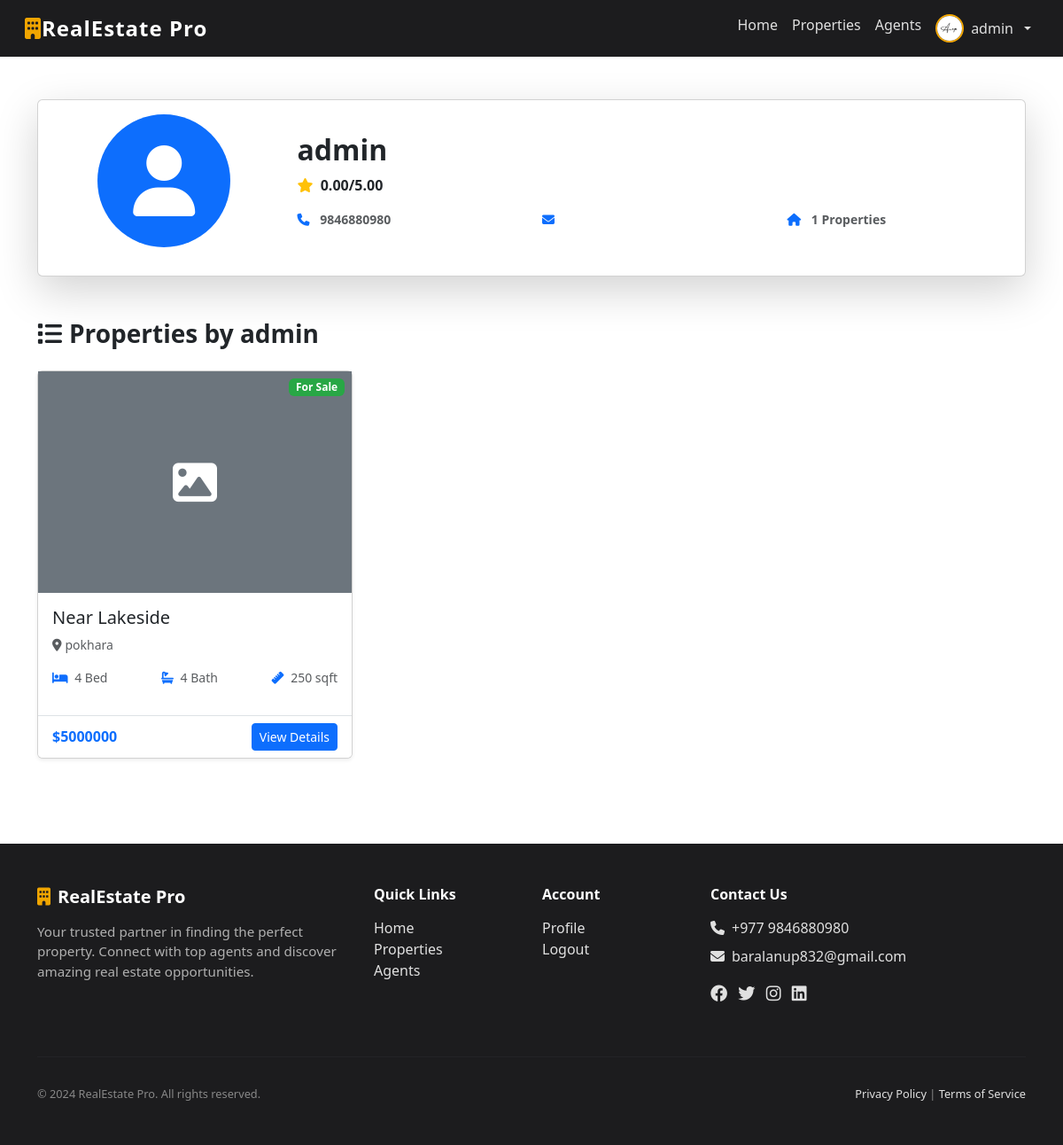
/agents/1/ (signed in), run on the app's committed database.
### users/models.py (models this page shows, shortened)
class User(AbstractUser):
    ROLE_CHOICES = (
        ('admin', 'Admin'),
        ('agent', 'Agent'),
        ('buyer', 'Buyer'),
    )
    role = models.CharField(max_length=10, choices=ROLE_CHOICES)
    profile_photo = models.ImageField(upload_to='profile_photos/', null=True, blank=True, help_text="Upload your profile photo")

### agents/models.py (models this page shows, shortened)
class Agent(models.Model):
    user = models.OneToOneField(settings.AUTH_USER_MODEL, on_delete=models.CASCADE)
    phone = models.CharField(max_length=20)
    profile_image = models.ImageField(upload_to='agents/', null=True, blank=True)
    bio = models.TextField(blank=True)
    rating = models.DecimalField(max_digits=3, decimal_places=2, default=0.0)
    created_at = models.DateTimeField(auto_now_add=True)

### properties/models.py (models this page shows, shortened)
class Property(models.Model):
    PROPERTY_TYPE = (
        ('house', 'House'),
        ('apartment', 'Apartment'),
        ('land', 'Land'),
    )
    STATUS_CHOICES = (
        ('sale', 'For Sale'),
        ('rent', 'For Rent'),
        ('sold', 'Sold'),
    )
    agent = models.ForeignKey(Agent, on_delete=models.CASCADE, related_name='properties')
    title = models.CharField(max_length=255)
    description = models.TextField()
    price = models.DecimalField(max_digits=12, decimal_places=2)
    location = models.CharField(max_length=255)
    property_type = models.CharField(max_length=20, choices=PROPERTY_TYPE)
    bedrooms = models.IntegerField()
    bathrooms = models.IntegerField()
    area = models.IntegerField(help_text='Area in square feet')
    status = models.CharField(max_length=10, choices=STATUS_CHOICES, default='sale')
    featured_image = models.ImageField(upload_to='properties/', null=True, blank=True)
    latitude = models.FloatField(null=True, blank=True, help_text='Property latitude for Google Maps')
    longitude = models.FloatField(null=True, blank=True, help_text='Property longitude for Google Maps')
    features = models.TextField(blank=True, help_text='Comma-separated list of features/amenities (e.g., Pool, Garage, Garden)')
    year_built = models.IntegerField(null=True, blank=True)
    created_at = models.DateTimeField(auto_now_add=True)
    updated_at = models.DateTimeField(auto_now=True)
    class Meta:
        ordering = ['-created_at']
        verbose_name_plural = 'Properties'

### agents/views.py (the view)
# urls.py: path('<int:agent_id>/', views.agent_detail, name='agent_detail'),
def agent_detail(request, agent_id):
    agent = get_object_or_404(Agent, pk=agent_id)
    properties = agent.properties.all()
    paginator = Paginator(properties, 6)
    page_number = request.GET.get('page')
    properties = paginator.get_page(page_number)
    context = {
        'agent': agent,
        'properties': properties,
    }
    return render(request, 'agents/agent_detail.html', context)

### templates/agents/agent_detail.html (shortened to what this page needs)
{% extends 'base/base.html' %}
{% load static %}
{% block content %}
<div class="container py-5">
    <div class="card shadow-lg mb-5">
        <div class="card-body">
            <div class="row align-items-center">
                <div class="col-md-3 text-center mb-4 mb-md-0">
                    {% if agent.profile_image %}
                        <img src="{{ agent.profile_image.url }}" class="rounded-circle mb-3" width="150" alt="{{ agent.user.get_full_name }}">
                    {% else %}
                        <div class="rounded-circle bg-primary d-inline-flex align-items-center justify-content-center mb-3" style="width: 150px; height: 150px;">
                            <i class="fas fa-user text-white" style="font-size: 80px;"></i>
                        </div>
                    {% endif %}
                </div>
                <div class="col-md-9">
                    <h2 class="fw-bold mb-2">{{ agent.user.get_full_name|default:agent.user.username }}</h2>
                    <div class="mb-3">
                        <i class="fas fa-star text-warning me-1"></i>
                        <span class="fw-bold">{{ agent.rating }}/5.00</span>
                    </div>
                    <div class="row">
                        <div class="col-md-4">
                            <p class="text-muted small">
                                <i class="fas fa-phone me-2 text-primary"></i>
                                <strong>{{ agent.phone }}</strong>
                            </p>
                        </div>
                        <div class="col-md-4">
                            <p class="text-muted small">
                                <i class="fas fa-envelope me-2 text-primary"></i>
                            </p>
                        </div>
                        <div class="col-md-4">
                            <p class="text-muted small">
                                <i class="fas fa-home me-2 text-primary"></i>
                                <strong>{{ properties.paginator.count }} Properties</strong>
                            </p>
                        </div>
                    </div>
                </div>
            </div>
        </div>
    </div>
    <div class="mb-5">
        <h3 class="fw-bold mb-4"><i class="fas fa-list me-2"></i>Properties by {{ agent.user.first_name|default:agent.user.username }}</h3>
        {% if properties %}
            <div class="row g-4">
                {% for property in properties %}
                    <div class="col-md-6 col-lg-4">
                        <div class="card property-card h-100 shadow-sm">
                            <div class="position-relative overflow-hidden" style="height: 250px;">
                                {% if property.featured_image %}
                                    <img src="{{ property.featured_image.url }}" class="card-img-top img-cover" alt="{{ property.title }}">
                                {% else %}
                                    <div class="bg-secondary d-flex align-items-center justify-content-center" style="height: 100%;">
                                        <i class="fas fa-image text-white" style="font-size: 50px;"></i>
                                    </div>
                                {% endif %}
                                <span class="badge position-absolute top-0 end-0 m-2" style="background-color: {% if property.status == 'sale' %}#28a745{% elif property.status == 'rent' %}#007bff{% else %}#6c757d{% endif %};">
                                    {{ property.get_status_display }}
                                </span>
                            </div>
                            <div class="card-body">
                                <h5 class="card-title">{{ property.title }}</h5>
                                <p class="text-muted small mb-3">
                                    <i class="fas fa-map-marker-alt me-1"></i>{{ property.location }}
                                </p>
                                <div class="d-flex justify-content-between mb-3 text-muted small">
                                    <div>
                                        <i class="fas fa-bed me-1 text-primary"></i>
                                        <span>{{ property.bedrooms }} Bed</span>
                                    </div>
                                    <div>
                                        <i class="fas fa-bath me-1 text-primary"></i>
                                        <span>{{ property.bathrooms }} Bath</span>
                                    </div>
                                    <div>
                                        <i class="fas fa-ruler me-1 text-primary"></i>
                                        <span>{{ property.area }} sqft</span>
                                    </div>
                                </div>
                            </div>
                            <div class="card-footer bg-white border-top">
                                <div class="d-flex justify-content-between align-items-center">
                                    <h6 class="fw-bold text-primary mb-0">${{ property.price|floatformat:0 }}</h6>
                                    <a href="{% url 'property_detail' property.pk %}" class="btn btn-sm btn-primary">
                                        View Details
                                    </a>
                                </div>
                            </div>
                        </div>
                    </div>
                {% endfor %}
            </div>
        {% else %}
            <div class="alert alert-info text-center">
                <i class="fas fa-info-circle me-2"></i>
                {{ agent.user.first_name|default:agent.user.username }} hasn't listed any properties yet.
            </div>
        {% endif %}
    </div>
</div>
{% endblock %}

### templates/base/base.html (shortened to what this page needs)
{% load static %}
<!DOCTYPE html>
<html lang="en">
<head>
    <link href="https://cdn.jsdelivr.net/npm/bootstrap@5.3.0/dist/css/bootstrap.min.css" rel="stylesheet">
    <link rel="stylesheet" href="https://cdnjs.cloudflare.com/ajax/libs/font-awesome/6.4.0/css/all.min.css">
    <link rel="stylesheet" href="{% static 'css/style.css' %}">
</head>
<body>
    {% include 'base/navbar.html' %}
    <main class="min-vh-100">
        {% block content %}{% endblock %}
    </main>
    {% include 'base/footer.html' %}
</body>
</html>

### templates/base/navbar.html (shortened to what this page needs)
<nav class="navbar navbar-expand-lg navbar-custom sticky-top">
    <div class="container-fluid">
        <a class="navbar-brand" href="{% url 'home' %}">
            <i class="fas fa-building"></i>RealEstate Pro
        </a>
        <div class="collapse navbar-collapse" id="navbarNav">
            <ul class="navbar-nav ms-auto">
                <li class="nav-item">
                    <a class="nav-link" href="{% url 'home' %}">Home</a>
                </li>
                <li class="nav-item">
                    <a class="nav-link" href="{% url 'property_list' %}">Properties</a>
                </li>
                <li class="nav-item">
                    <a class="nav-link" href="{% url 'agents_list' %}">Agents</a>
                </li>
                {% if user.is_authenticated %}
                    <li class="nav-item dropdown">
                        <a class="nav-link dropdown-toggle d-flex align-items-center" href="#" id="navbarDropdown" role="button" data-bs-toggle="dropdown" style="gap: 0.5rem;">
                            {% if user.profile_photo %}
                                <img src="{{ user.profile_photo.url }}" alt="{{ user.username }}" class="rounded-circle" style="width: 32px; height: 32px; object-fit: cover; border: 2px solid #f0a500;">
                            {% else %}
                                <i class="fas fa-user-circle"></i>
                            {% endif %}
                            <span class="d-none d-sm-inline">{{ user.username }}</span>
                        </a>
                    </li>
                {% endif %}
            </ul>
        </div>
    </div>
</nav>

### templates/base/footer.html (shortened to what this page needs)
<footer class="footer-custom">
    <div class="container">
        <div class="row">
            <div class="col-md-4 mb-4">
                <h5>
                    <i class="fas fa-building me-2" style="color:#f0a500;"></i>RealEstate Pro
                </h5>
                <p>
                    Your trusted partner in finding the perfect property. Connect with top agents and discover amazing real estate opportunities.
                </p>
            </div>
            <div class="col-md-2 mb-4">
                <h6>Quick Links</h6>
                <ul class="list-unstyled">
                    <li><a href="{% url 'home' %}">Home</a></li>
                    <li><a href="{% url 'property_list' %}">Properties</a></li>
                    <li><a href="{% url 'agents_list' %}">Agents</a></li>
                </ul>
            </div>
            <div class="col-md-2 mb-4">
                <h6>Account</h6>
                <ul class="list-unstyled">
                    {% if user.is_authenticated %}
                        <li><a href="{% url 'profile' %}">Profile</a></li>
                        <li><a href="{% url 'logout' %}">Logout</a></li>
                    {% else %}
                        <li><a href="{% url 'login' %}">Login</a></li>
                        <li><a href="{% url 'register' %}">Register</a></li>
                    {% endif %}
                </ul>
            </div>
            <div class="col-md-4 mb-4">
                <h6>Contact Us</h6>
                <div class="mb-2">
                    <i class="fas fa-phone me-2"></i>+977 9846880980
                </div>
                <div class="mb-3">
                    <i class="fas fa-envelope me-2"></i>baralanup832@gmail.com
                </div>
                <div class="social-links">
                    <a href="#"><i class="fab fa-facebook"></i></a>
                    <a href="#"><i class="fab fa-twitter"></i></a>
                    <a href="#"><i class="fab fa-instagram"></i></a>
                    <a href="#"><i class="fab fa-linkedin"></i></a>
                </div>
            </div>
        </div>
        <hr>
        <div class="row">
            <div class="col-md-6 small">
                &copy; 2024 RealEstate Pro. All rights reserved.
            </div>
            <div class="col-md-6 text-end small">
                <a href="#">Privacy Policy</a> |
                <a href="#">Terms of Service</a>
            </div>
        </div>
    </div>
</footer>

### templates/base/base.html (style rules this page uses)
.navbar-custom { background-color: #1c1c1e; font-family: 'Segoe UI', sans-serif; padding: 0.5rem 1rem; }
.navbar-custom .navbar-brand { color: #0e0202; font-size: 1.5rem; font-weight: bold; letter-spacing: 1px; }
.navbar-custom .navbar-brand i { color: #f0a500; }
.navbar-custom .nav-link { color: #181616; padding: 0.5rem 1rem; transition: color 0.3s; }
.footer-custom { background-color: #1c1c1e; color: #e0e0e0; font-family: 'Segoe UI', sans-serif; padding: 3rem 0; }
.footer-custom h5, .footer-custom h6 { color: #ffffff; font-weight:600; margin-bottom:1rem; }
.footer-custom p { color: #b0b0b0; font-size:0.95rem; line-height:1.5; }
.footer-custom a { color:#e0e0e0; text-decoration:none; transition: color 0.3s; }
.footer-custom .social-links a { font-size:1.2rem; transition: color 0.3s, transform 0.2s; margin-right:0.5rem; }
.footer-custom hr { border-top:1px solid #3a3a3c; margin:2rem 0; }
.footer-custom .small { font-size:0.8rem; color:#888888; }

### templates/base/navbar.html (style rules this page uses)
.navbar-custom { background-color: #1c1c1e; font-family: 'Segoe UI', Tahoma, Geneva, Verdana, sans-serif; padding: 0.5rem 1rem; }
.navbar-custom .navbar-brand { color: #ffffff; font-size: 1.5rem; font-weight: bold; letter-spacing: 1px; }
.navbar-custom .navbar-brand i { color: #f0a500; }
.navbar-custom .nav-link { color: #e0e0e0; padding: 0.5rem 1rem; transition: color 0.3s; }

### templates/base/footer.html (style rules this page uses)
.footer-custom { background-color: #1c1c1e; color: #e0e0e0; font-family: 'Segoe UI', Tahoma, Geneva, Verdana, sans-serif; padding: 3rem 0; }
.footer-custom h5, .footer-custom h6 { color: #ffffff; font-weight: 600; margin-bottom: 1rem; }
.footer-custom p { color: #b0b0b0; font-size: 0.95rem; line-height: 1.5; }
.footer-custom a { color: #e0e0e0; text-decoration: none; transition: color 0.3s; }
.footer-custom .social-links a { font-size: 1.2rem; transition: color 0.3s, transform 0.2s; }
.footer-custom hr { border-top: 1px solid #3a3a3c; margin: 2rem 0; }
.footer-custom .small { font-size: 0.8rem; color: #888888; }

### data on the page
User: profile_photo (picture), username "admin"
Agent: user.get_full_name "admin", rating "0.00", phone "9846880980", user.first_name "admin"
Property: status "For Sale", title "Near Lakeside", location "pokhara", bedrooms "4", bathrooms "4", area "250", price "5000000"

### other printed values
{{ properties.paginator.count }} "1"
